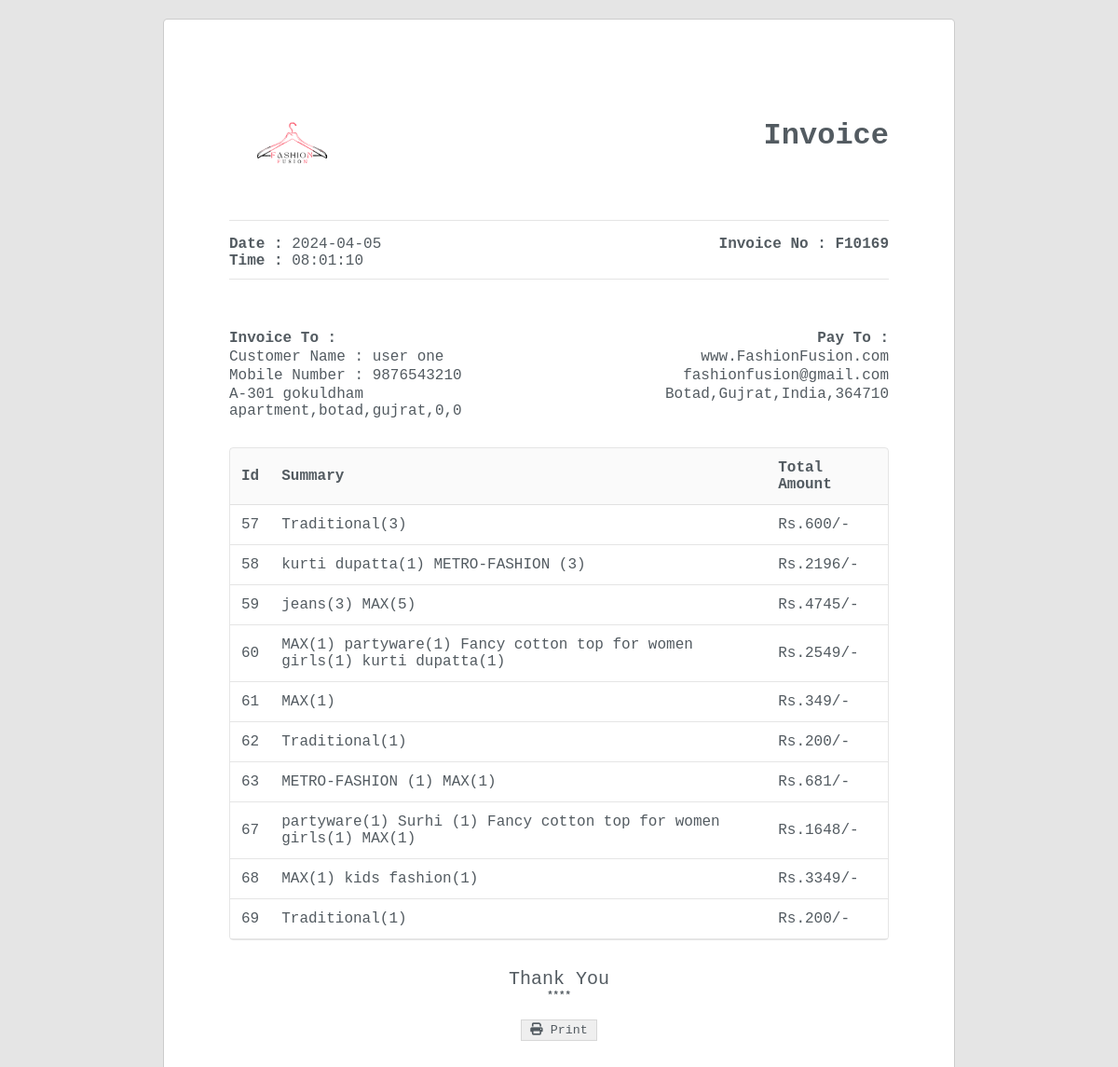
/billhistory.php (signed in), run on the app's committed database.
### tables this page shows
CREATE TABLE `orders` (
  `order_id` int(11) NOT NULL,
  `items` varchar(255) DEFAULT NULL,
  `custname` varchar(255) DEFAULT NULL,
  `contactno` varchar(15) DEFAULT NULL,
  `email` varchar(255) DEFAULT NULL,
  `gender` varchar(255) DEFAULT NULL,
  `address` varchar(255) DEFAULT NULL,
  `city` varchar(100) DEFAULT NULL,
  `state` varchar(100) DEFAULT NULL,
  `country` int(100) DEFAULT NULL,
  `pincode` int(20) DEFAULT NULL,
  `payment` varchar(50) DEFAULT NULL,
  `status` varchar(50) DEFAULT 'pending',
  `order_date` date DEFAULT curdate(),
  `order_time` time DEFAULT curtime()
);

### billhistory.php (the view, shortened to what this page needs)
<?php
@include 'include.php';
?>
<!DOCTYPE html>
<html>
    <head>
        <link rel="stylesheet" href="https://cdnjs.cloudflare.com/ajax/libs/font-awesome/6.2.1/css/all.min.css" />
        <link rel="stylesheet" href="css/userbill.css">
    </head>
    <body>
    <?php
         $user=$_SESSION['email'];
         $select_cart = mysqli_query($con, "SELECT * FROM `orders` where email='$user'");
         if(mysqli_num_rows($select_cart) > 0){
            while($fetch_cart = mysqli_fetch_assoc($select_cart)){
                $order_id =$fetch_cart['order_id'];
                $custname=$fetch_cart['custname'];
                $contactno=$fetch_cart['contactno'];
                $address=$fetch_cart['address'];
                $city=$fetch_cart['city'];
                $pincode=$fetch_cart['pincode'];
                $state=$fetch_cart['state'];
                $country=$fetch_cart['country'];
                $order_date=$fetch_cart['order_date'];
                $order_time=$fetch_cart['order_time'];
            }}
      ?>
        <div class = "invoice-wrapper" id = "print-area">
            <div class = "invoice">
                <div class = "invoice-container">
                    <div class = "invoice-head">
                        <div class = "invoice-head-top">
                            <div class = "invoice-head-top-left text-start">
                                <img src = "images/logo.png" width='120%'>
                            </div>
                            <div class = "invoice-head-top-right text-end">
                                <br><br>
                                <h1>Invoice</h1>
                            </div>
                        </div>
                        <div class = "hr"></div>
                        <div class = "invoice-head-middle">
                            <div class = "invoice-head-middle-left text-start">
                                <p><span class = "text-bold">Date : </span><?php echo$order_date;?></p>
                                <p><span class = "text-bold">Time : </span><?php echo$order_time;?></p>
                            </div>
                            <div class = "invoice-head-middle-right text-end">
                                <p><spanf class = "text-bold">Invoice No : </span>F101<?php echo$order_id;?></p>
                            </div>
                        </div>
                        <div class = "hr"></div>
                        <br><br>
                        <div class = "invoice-head-bottom">
                            <div class = "invoice-head-bottom-left">
                                <ul>
                                    <li class = 'text-bold'>Invoice To :</li>
                                    <li>Customer Name : <?php echo $custname;?></li>
                                    <li>Mobile Number : <?php echo $contactno;?></li>
                                    <li><?php echo $address. ','.$city. ','.$state. ','.$country. ','.$pincode;?></li>
                                </ul>
                            </div>
                            <div class = "invoice-head-bottom-right">
                                <ul class = "text-end">
                                    <li class = 'text-bold'>Pay To :</li>
                                    <li>www.FashionFusion.com</li>
                                    <li>fashionfusion@gmail.com</li>
                                    <li>Botad,Gujrat,India,364710</li>
                                </ul>
                            </div>
                        </div>
                    </div>
                    <div class = "overflow-view">
                    <br>
                        <div class = "invoice-body">
                            <table>
                                <thead>
                                    <tr>
                                        <td class = "text-bold">Id</td>
                                        <td class = "text-bold">Summary</td>
                                        <td class = "text-bold">Total Amount</td>
                                    </tr>
                                </thead>
                                <tbody>
                                    <?php
                            $user=$_SESSION['email'];
                            $select_cart = mysqli_query($con, "SELECT * FROM `orders` where email='$user'");
                            if(mysqli_num_rows($select_cart) > 0){
                            while($fetch_cart = mysqli_fetch_assoc($select_cart)){
                                ?>
                                    <tr>
                                        <td><?php echo $fetch_cart['order_id'];?></td>
                                        <td><?php echo $fetch_cart['items'];?></td>
                                        <td><?php echo$fetch_cart['payment'];?></td>
                                    </tr>
                                     <?php
                             }
                            }
                            ?>
                                </tbody>
                            </table>
                        </div>
                    </div>
                    <div class = "invoice-foot text-center">
                    <p><span class = "text-bold text-center"></span>Thank You <h6>****</h6></p>
                        <div class = "invoice-btns">
                            <button type = "button" class = "invoice-btn" onclick="printInvoice()">
                                <span>
                                    <i class="fa-solid fa-print"></i>
                                </span>
                                <span>Print</span>
                            </button>
                        </div>
                    </div>
                </div>
            </div>
        </div>
    </body>
</html>

### css/userbill.css (style rules this page uses)
*, *::after, *::before { padding: 0; margin: 0; box-sizing: border-box; }
ul { list-style-type: none; }
ul li { margin: 2px 0; }
.text-end { text-align: right; }
.text-center { text-align: center; }
.text-start { text-align: left; }
.text-bold { font-weight: 700; }
.hr { height: 1px; background-color: rgba(0, 0, 0, 0.1); }
body { font-family:'Courier New', Courier, monospace; color: #535b61; font-size: 16px; }
.invoice-wrapper { min-height: 100vh; background-color: rgba(0, 0, 0, 0.1); padding-top: 20px; padding-bottom: 20px; }
.invoice { max-width: 850px; margin-right: auto; margin-left: auto; background-color: #fff; padding: 70px; border: 1px solid rgba(0, 0, 0, 0.2); border-radius: 5px; min-height: 920px; }
.invoice-head-top-left img { width: 130px; }
.invoice-head-middle, .invoice-head-bottom { padding: 16px 0; }
.invoice-body { border: 1px solid rgba(0, 0, 0, 0.1); border-radius: 4px; overflow: hidden; }
.invoice-body table { border-collapse: collapse; border-radius: 4px; width: 100%; }
.invoice-body table td, .invoice-body table th { padding: 12px; }
.invoice-body table tr { border-bottom: 1px solid rgba(0, 0, 0, 0.1); }
.invoice-body table thead { background-color: rgba(0, 0, 0, 0.02); }
.invoice-foot { padding: 30px 0; }
.invoice-foot p { font-size: 20px; }
.invoice-btns { margin-top: 20px; display: flex; justify-content: center; }
.invoice-btn { padding: 3px 9px; color: #535b61; font-family: inherit; border: 1px solid rgba(0, 0, 0, 0.1); cursor: pointer; }
.invoice-head-top, .invoice-head-middle, .invoice-head-bottom { display: grid; grid-template-columns: repeat(2, 1fr); padding-bottom: 10px; }
.overflow-view { overflow-x: scroll; }
.invoice-body { min-width: 600px; }

### data on the page
orders: order_date "2024-04-05", order_time "08:01:10", order_id "69", custname "user one", contactno "9876543210", address "A-301 gokuldham apartment", city "botad", state "gujrat", country "0", pincode "0", items "Traditional(1)", payment "Rs.200/-"
orders: order_id "57", items "Traditional(3)", payment "Rs.600/-"
orders: order_id "58", items "kurti dupatta(1) METRO-FASHION (3)", payment "Rs.2196/-"
orders: order_id "59", items "jeans(3) MAX(5)", payment "Rs.4745/-"
orders: order_id "60", items "MAX(1) partyware(1) Fancy cotton top for women girls(1) kurti dupatta(1)", payment "Rs.2549/-"
orders: order_id "61", items "MAX(1)", payment "Rs.349/-"
orders: order_id "62", items "Traditional(1)", payment "Rs.200/-"
orders: order_id "63", items "METRO-FASHION (1) MAX(1)", payment "Rs.681/-"
orders: order_id "67", items "partyware(1) Surhi (1) Fancy cotton top for women girls(1) MAX(1)", payment "Rs.1648/-"
orders: order_id "68", items "MAX(1) kids fashion(1)", payment "Rs.3349/-"
